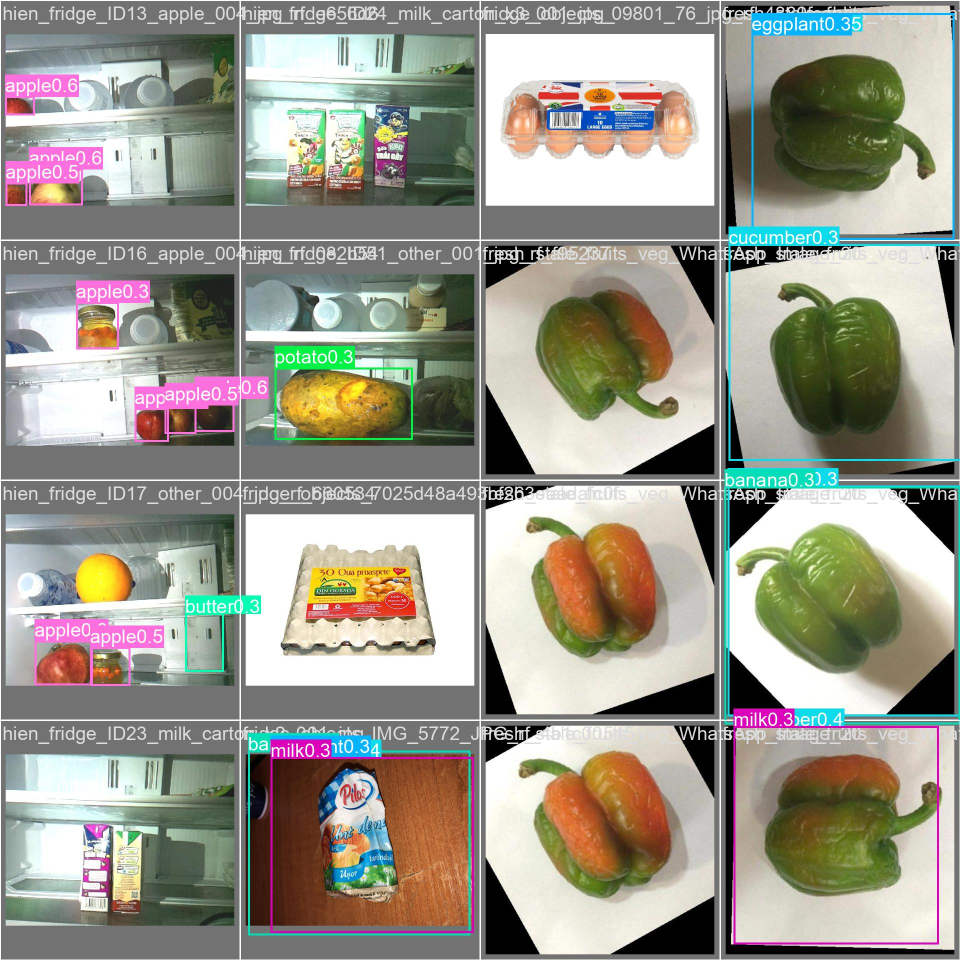
#> input picture runs/detect/val-2/val_batch0_pred.jpg, 1920 x 1920 px (shown at 1/2 size); its folder holds only this picture in this run
$ python -i lighting_aug.py   (imports and definitions only)
#> lines starting #> are read from the running program, lines starting #| are printed output that depends on the picture
### pipeline/config.py
"""Paths and env knobs. Importing this puts ml/ and ml/yolo on sys.path so the pipeline reuses
taxonomy, lighting, prepare_dataset and the receipt parser instead of copying them."""
from __future__ import annotations
import os
import sys
from pathlib import Path

PIPELINE = Path(__file__).resolve().parent
REPO = PIPELINE.parent
ML = REPO / "ml"
for _p in (ML, ML / "yolo"):
    if str(_p) not in sys.path:
        sys.path.insert(0, str(_p))

DATA = Path(os.environ.get("PIPELINE_DATA", PIPELINE / "data"))


def data_dirs(root: Path | None = None) -> dict[str, Path]:
    r = Path(root) if root else DATA
    return {k: r / k for k in ("raw", "staged", "prepared", "augmented", "incoming", "processed", "quarantine")}


OCR_TIMEOUT_S = float(os.environ.get("OCR_TIMEOUT_S", "180"))
ML_SERVICE_URL = os.environ.get("ML_SERVICE_URL", "")
MAX_EXTRACT_GB = float(os.environ.get("PIPELINE_MAX_EXTRACT_GB", "20"))
IMG_EXT = {".jpg", ".jpeg", ".png", ".bmp", ".webp"}

### pipeline/transformation/lighting_aug.py
"""Lighting augmentation: a SEPARATE step that turns prepared/ into augmented/ by adding photometric
variants (dim fridge, tungsten, LED/fluorescent, overexposed, shelf shadow, top spot light, mixed).

    augmented/                      full YOLO dataset; train with `train.py --data augmented`
      images|labels|freshness/{train,val}/<stem>__lt_<preset>.*   new variants (labels copied)
      cls/{train,val}/<freshness>/<stem>__lt_<preset>.jpg         crop variants for the classifier
      augment_manifest.csv          image, split, variant_of, preset, params (json)
      augment_report.json           counts per split/preset

Only train and val are augmented. heldout is linked/copied byte-for-byte so ML QA's normal/low/warm
gates (built with ml/yolo/lighting.synth) stay comparable across runs. The edits are photometric
only, so boxes, freshness sidecars and crop labels are unchanged. numpy + Pillow only.
"""
from __future__ import annotations
import csv
import hashlib
import json
import math
import os
import shutil
from collections import Counter
from pathlib import Path

import numpy as np
from PIL import Image

from .. import config

PRESETS_FILE = config.PIPELINE / "shots" / "presets.json"
SPLITS = ("train", "val")
# `low`, `warm` and `mixed` (dim + warm/cool cast) are the same families as the synthetic low/warm
# held-out copies that ml/yolo/lighting.synth builds. Training on them and then scoring on those
# copies is train-on-test-family, so they are OPT-IN (--presets low,warm,mixed or --presets all).
# A model trained on them gets no lighting sign-off from synthetic held-out rows (ML-17, ML-22).
HELDOUT_FAMILY_PRESETS = ("low", "warm", "mixed")


def default_presets(specs: dict) -> list[str]:
    return [k for k in specs if k not in HELDOUT_FAMILY_PRESETS]


def load_presets(path: Path = PRESETS_FILE) -> dict:
    return {k: v for k, v in json.loads(Path(path).read_text()).items() if not k.startswith("_")}


# [13 lines left out: functions kelvin_rgb, cast_gains, not called in this run]


def _u(rng, lo_hi):
    lo, hi = lo_hi
    return float(rng.uniform(lo, hi))


def _sample(rng, spec: dict) -> dict:
    return {k: (rng.choice(v) if isinstance(v[0], str) else round(_u(rng, v), 4)) for k, v in spec.items()}


# [38 lines left out: functions apply, variant, not called in this run]


def _seed(base: int, *parts: str) -> int:
    return (int(hashlib.sha1(":".join(parts).encode()).hexdigest()[:8], 16) + base) % (2 ** 32)


# [19 lines left out: functions _link_tree, _shrink, not called in this run]


def augment(src: Path, out: Path, per_image: int = 2, presets: list[str] | None = None, seed: int = 0,
            max_side: int = 1280, replace: bool = False, include_crops: bool = True) -> dict:
    if not (src / "data.yaml").exists():
        raise SystemExit(f"{src} is not a prepared dataset (no data.yaml); run `prepare` first")
    if out.exists() and any(out.iterdir()):
        if not replace:
            raise SystemExit(f"{out} is not empty; pass --replace to rebuild it")
        shutil.rmtree(out)
    specs = load_presets()
    names = list(specs) if presets and list(presets) == ["all"] else (presets or default_presets(specs))
    bad = [n for n in names if n not in specs]
    if bad:
        raise SystemExit(f"unknown presets {bad}; known: {list(specs)}")
    per_image = max(0, min(per_image, len(names)))
    _link_tree(src, out)
    # data.yaml path must point at the new root
    y = (out / "data.yaml")
    txt = y.read_text()
    y.unlink()  # break the hardlink before rewriting
    y.write_text("\n".join(f"path: {out.resolve()}" if l.startswith("path:") else l for l in txt.splitlines()) + "\n")

    counts: Counter = Counter()
    rows = []
    for split in SPLITS:
        idir = src / "images" / split
        if not idir.is_dir():
            continue
        for ip in sorted(idir.iterdir()):
            if "__lt_" in ip.stem:
                continue
            chosen = np.random.default_rng(_seed(seed, "pick", ip.name)).choice(names, per_image, replace=False)
            img = None
            for preset in chosen:
                if img is None:
                    img = _shrink(Image.open(ip).convert("RGB"), max_side)
                v, params = variant(img, preset, specs[preset], _seed(seed, preset, ip.name))
                stem = f"{ip.stem}__lt_{preset}"
                v.save(out / "images" / split / f"{stem}.jpg", quality=92)
                for sub in ("labels", "freshness"):
                    s = src / sub / split / f"{ip.stem}.txt"
                    if s.exists():
                        shutil.copyfile(s, out / sub / split / f"{stem}.txt")
                rows.append({"image": f"images/{split}/{stem}.jpg", "split": split, "kind": "detector",
                             "variant_of": f"images/{split}/{ip.name}", "preset": preset,
                             "params": json.dumps(params, sort_keys=True)})
                counts[f"{split}:{preset}"] += 1
                counts[f"{split}:images"] += 1
        cdir = src / "cls" / split
        if include_crops and cdir.is_dir():
            for cp in sorted(cdir.rglob("*.jpg")):
                if "__lt_" in cp.stem:
                    continue
                chosen = np.random.default_rng(_seed(seed, "pick", "cls", cp.name)).choice(names, per_image, replace=False)
                crop = Image.open(cp).convert("RGB")
                for preset in chosen:
                    v, params = variant(crop, preset, specs[preset], _seed(seed, preset, "cls", cp.name))
                    rel = cp.relative_to(src).with_name(f"{cp.stem}__lt_{preset}.jpg")
                    v.save(out / rel, quality=92)
                    rows.append({"image": str(rel), "split": split, "kind": "crop",
                                 "variant_of": str(cp.relative_to(src)), "preset": preset,
                                 "params": json.dumps(params, sort_keys=True)})
                    counts[f"{split}:crops"] += 1
    with open(out / "augment_manifest.csv", "w", newline="") as f:
        w = csv.DictWriter(f, fieldnames=["image", "split", "kind", "variant_of", "preset", "params"])
        w.writeheader()
        w.writerows(rows)
    report = {"source": str(src), "per_image": per_image, "presets": names, "seed": seed,
              "max_side": max_side, "counts": dict(sorted(counts.items())), "heldout": "unchanged (linked)",
              "heldout_family_presets_used": [n for n in names if n in HELDOUT_FAMILY_PRESETS],
              "lighting_signoff": ("none from synthetic held-out rows: low/warm/mixed were used in training "
                                   "(only real low/warm images count, ML-17/ML-22)"
                                   if any(n in HELDOUT_FAMILY_PRESETS for n in names) else
                                   "n/a: no held-out-family preset used; synthetic low/warm held-out stays independent")}
    (out / "augment_report.json").write_text(json.dumps(report, indent=2) + "\n")
    return report

>>> import cv2
>>> picture = cv2.imread('../../runs/detect/val-2/val_batch0_pred.jpg', cv2.IMREAD_GRAYSCALE)
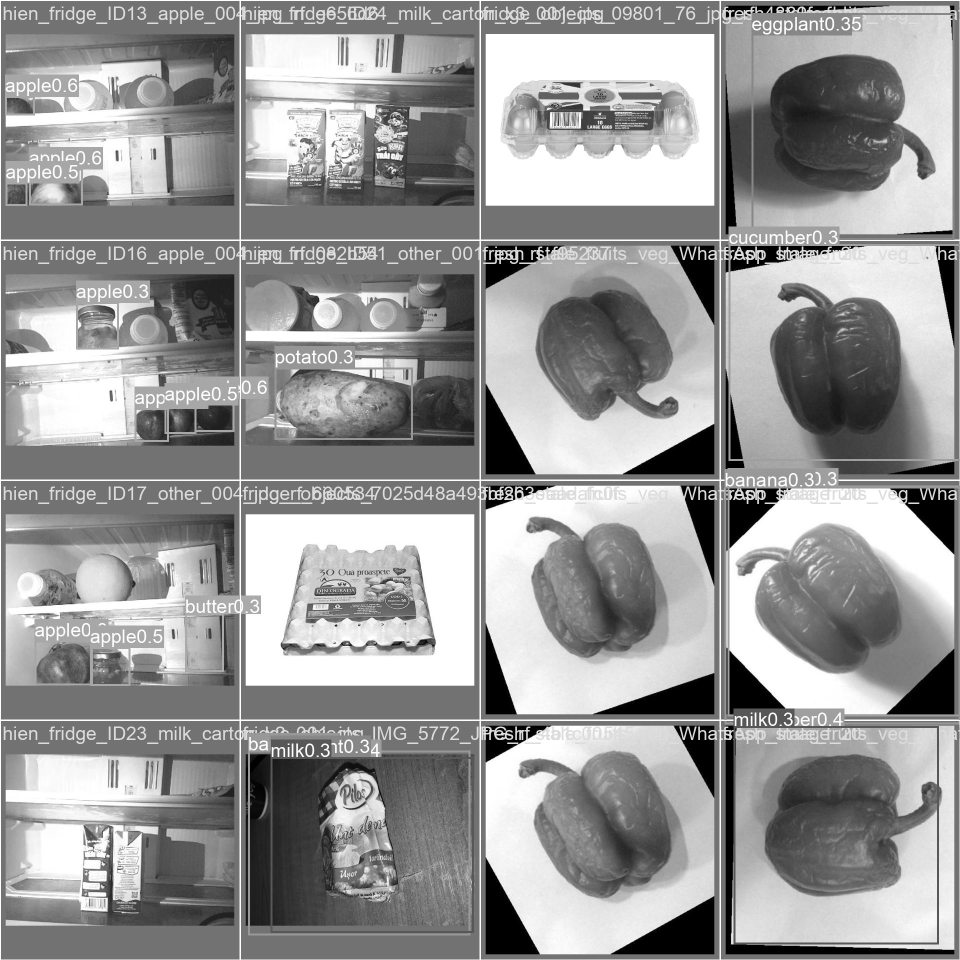
#> picture: shape (1920, 1920) (shown at 1/2 size); min 0, max 255, mean 151.5
>>> result = augment(picture, 'out.png')
#> (the run stopped early here; a loop or call above may not have finished)

$ run again, on runs/detect/val-2/val_batch1_pred.jpg
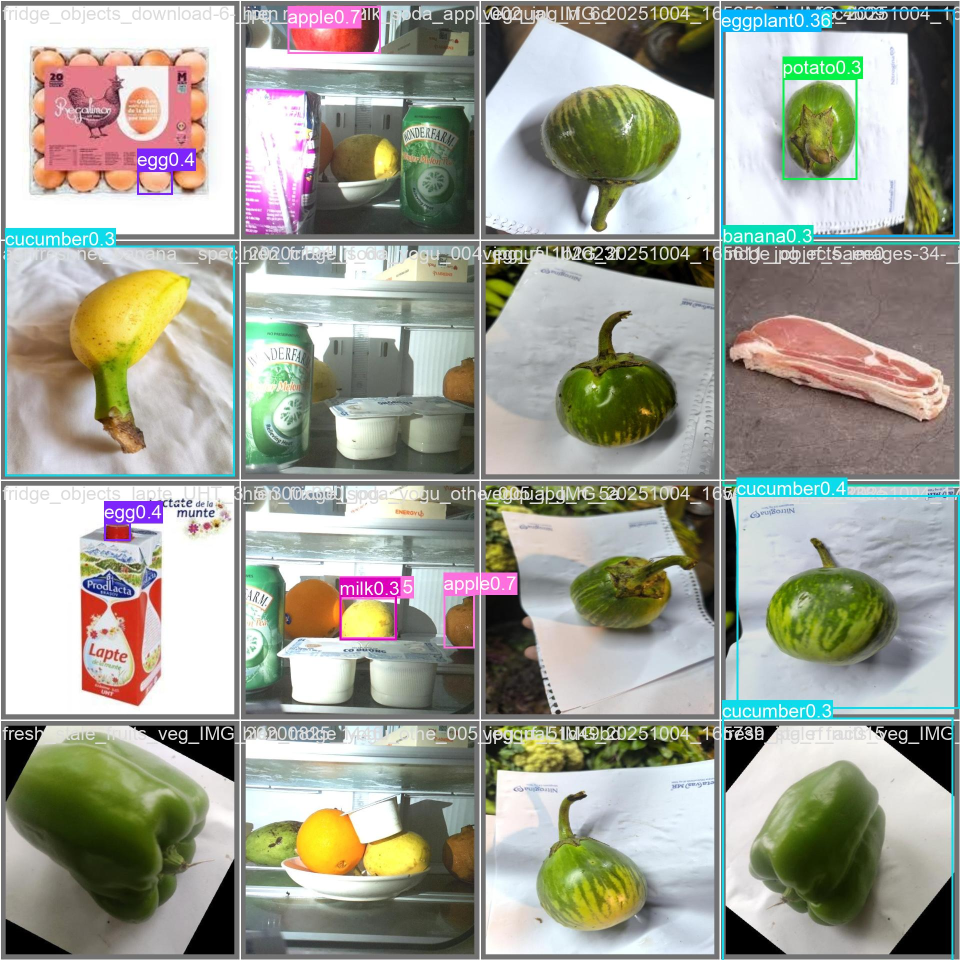
#> input picture runs/detect/val-2/val_batch1_pred.jpg, 1920 x 1920 px (shown at 1/2 size)
#> `picture = cv2.imread('../../runs/detect/val-2/val_batch0_pred.jpg', cv..`:
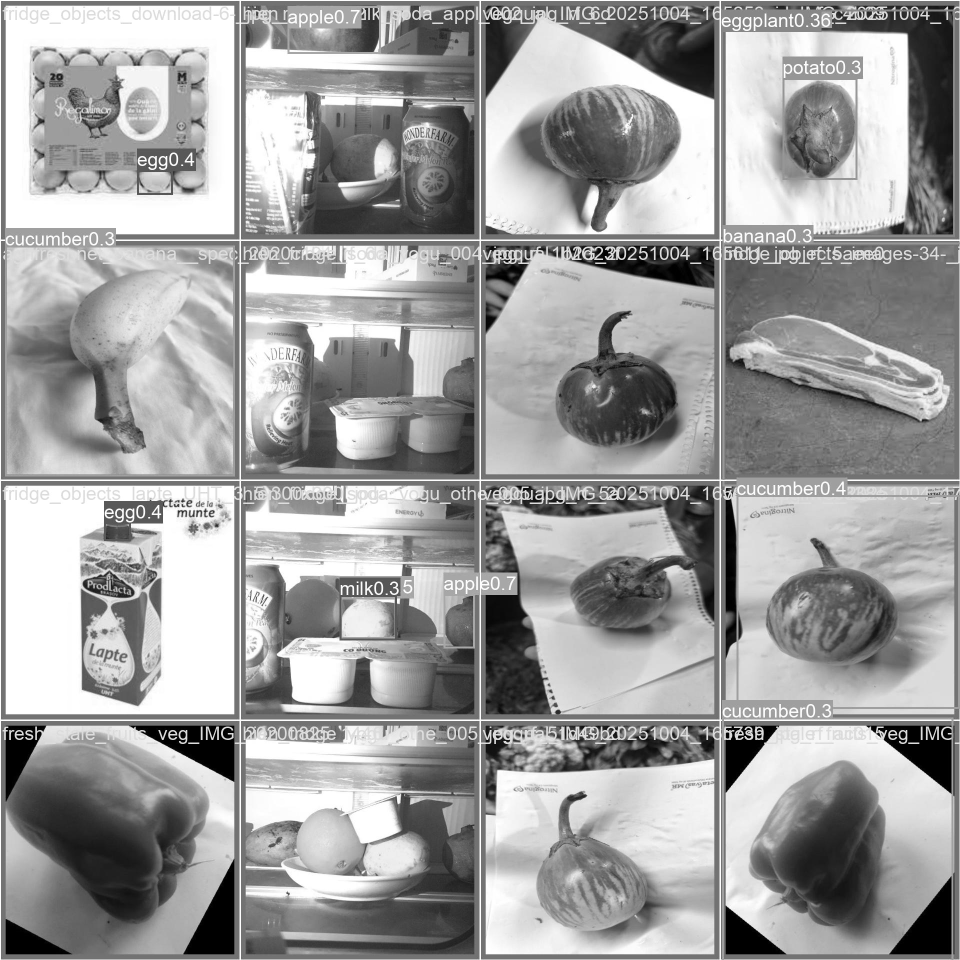
#> picture: shape (1920, 1920) (shown at 1/2 size); min 0, max 255, mean 158.5

$ run again, on runs/detect/val-2/val_batch2_pred.jpg
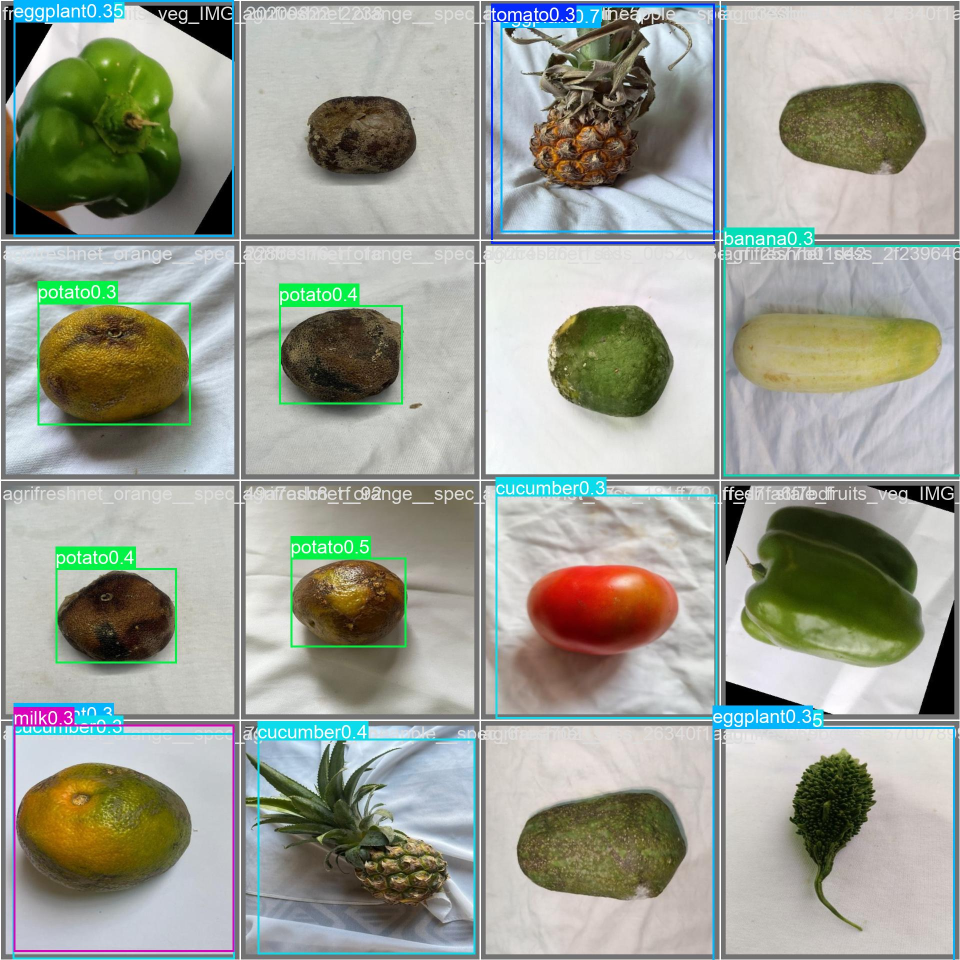
#> input picture runs/detect/val-2/val_batch2_pred.jpg, 1920 x 1920 px (shown at 1/2 size)
#> `picture = cv2.imread('../../runs/detect/val-2/val_batch0_pred.jpg', cv..`:
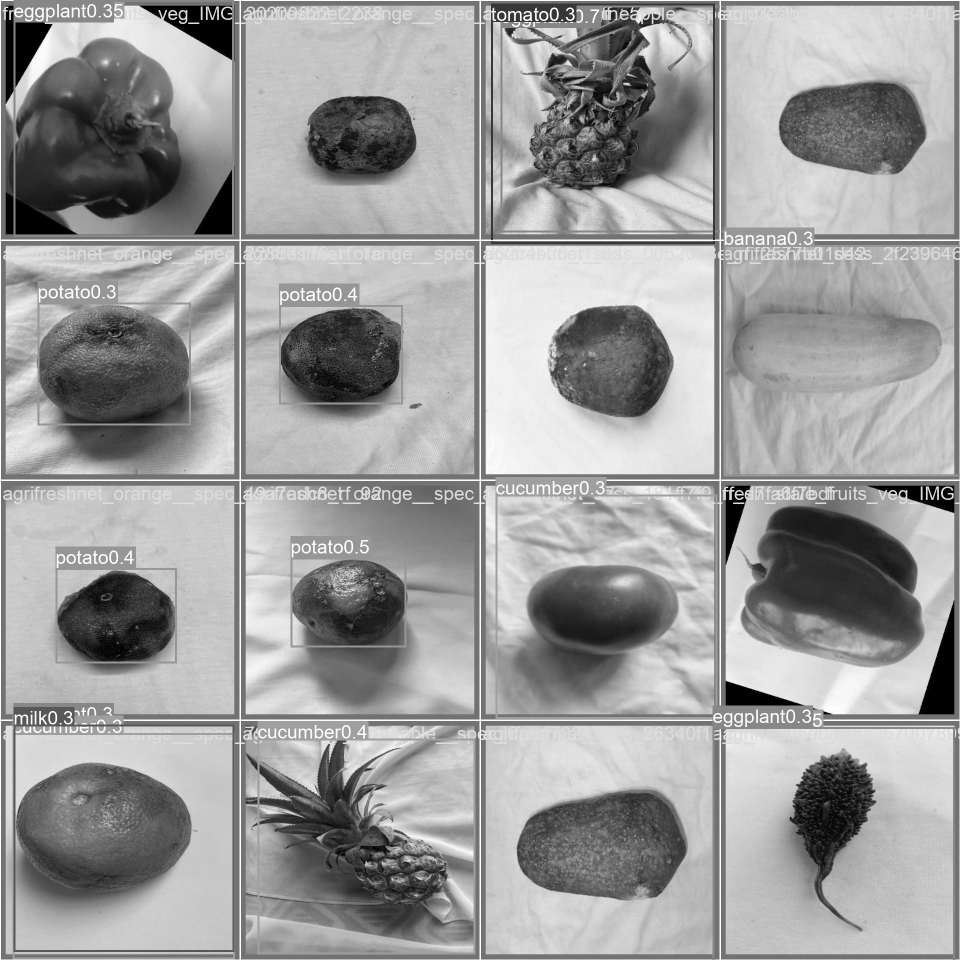
#> picture: shape (1920, 1920) (shown at 1/2 size); min 0, max 255, mean 156.1
